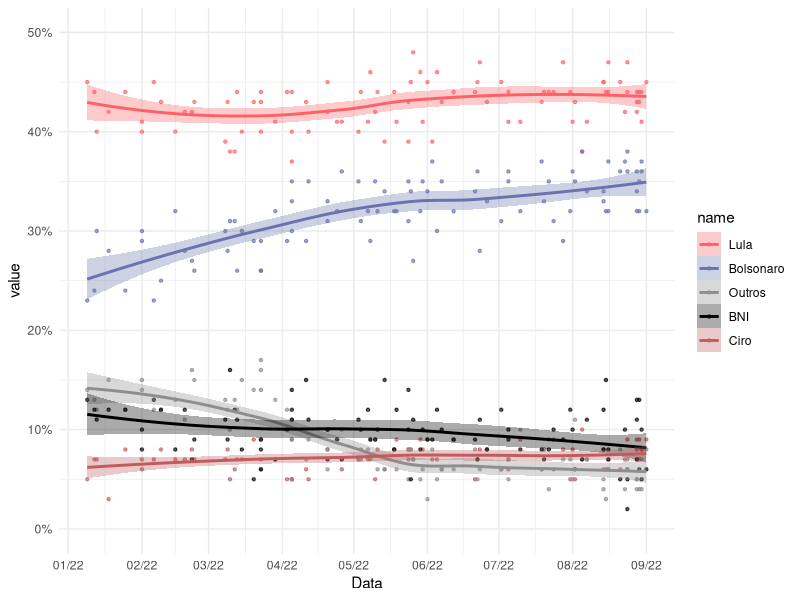
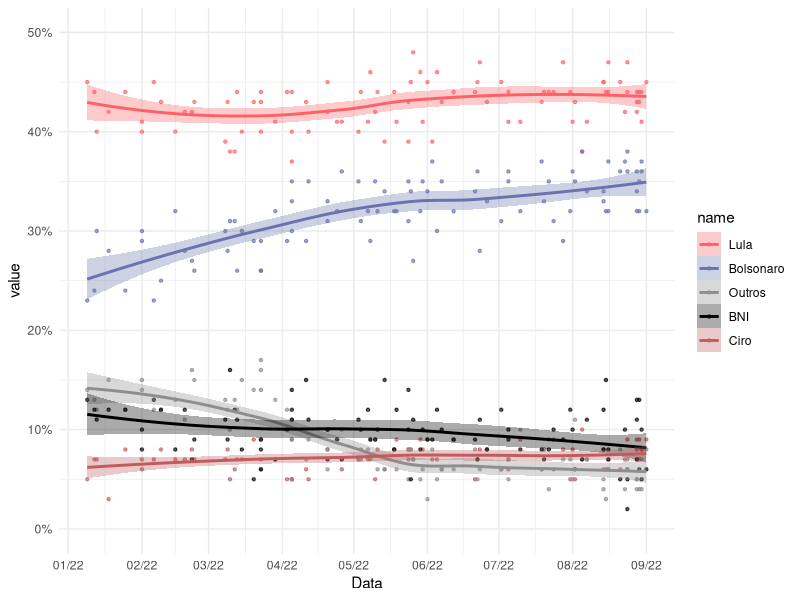

Write R code to recreate these figures, in order.

# Configurar --------------------------------------------------------------

#-- bibliotecas
library(readxl)
library(tidyverse)
library(lubridate)

#-- lista de pesquisas
pesq <- read_csv("pesquisas_1t.csv")
exp = T

# Grafico -----------------------------------------------------------------

#-- argumento que controla o quão suave é a linah
span=.85

#-- gerar estimativas
results <- pesq %>%
  drop_na() %>% 
  mutate(Tebet = replace_na(Tebet, 0)) %>% 
  mutate(Data = as.Date(Data),
         Outros = Tebet+Outros) %>% 
  select(-Tebet) %>% 
  pivot_longer(cols=c(Lula:Ciro, Outros:BNI)) %>% 
  mutate(value = value/100) %>% 
  # retirar institutos de pesquisa
  filter(!(Instituto%in%c("Sigma", "Brasmarket",
                          "Futura"))) %>% 
  mutate(Data=as.numeric(Data)) %>% 
  nest(-name) %>%
  mutate(
    # loess calculation 
    m = purrr::map(data, loess,
                   formula = value ~ Data, span = span),
    # valores previstos
    fitted = purrr::map(m, `[[`, "fitted")) %>% 
  select(-m) %>%
  unnest()

# Cores dos candidatos
col=c( "#fd6166", "#6973ad",
       "#8E8E8E","#000000","#c05b5e")

results %>% 
  mutate(Data = as.Date(Data, origin="1970/1/1"),
         name = fct_relevel(name, "Lula", "Bolsonaro",
                "Outros", "BNI", "Ciro")) %>% 
  ggplot(aes(x = Data, y = value, group = name, color = name)) +
  geom_point(alpha=.66, size=.85) +
  #-- line e smooth geram a mesma linha aqui
  #-- smooth até gerar o s.e. automaticamente
  #geom_line(aes(y = fitted), size=1) +
  geom_smooth(se=T, alpha=.33, span=span, aes(fill=name)) +
  scale_fill_manual(
    values=col) +
  scale_color_manual(values=col) +
  scale_y_continuous(limits=c(0,.5), labels=scales::percent) +
  scale_x_date(date_breaks = "1 month", date_labels = "%m/%y") +
  theme_minimal()

if(exp) {
ggsave(paste0("./img/", 
              str_replace_all(Sys.time(), ":", "_"), "_NL.svg"), 
       width=400*10, height=167*10, unit="px")
}

#-- resultados gerais
results %>% 
  filter(Data==max(Data)) %>% 
  mutate(Data = as.Date(Data, origin="1970/1/1"))  %>% 
  mutate(name = fct_relevel(name, "Lula", "Bolsonaro",
         "Ciro", "BNI", "Outros")) %>%
  group_by(name) %>% 
  summarise(mean=mean(fitted)) %>% 
  mutate(mean=paste0(round(mean*100,1), "%")) 

#-- mais recentes
pesq %>% 
  mutate(r = rank(-as.numeric(Data))) %>% 
  filter(r <10) %>% 
  arrange(r) %>%
  select(Data, Instituto, Lula:BNI) %>% 
  mutate(text = paste(Data, Instituto, Lula, Bolsonaro, Ciro, Tebet, Outros, BNI, sep=" | ")) %>% 
  select(text)



